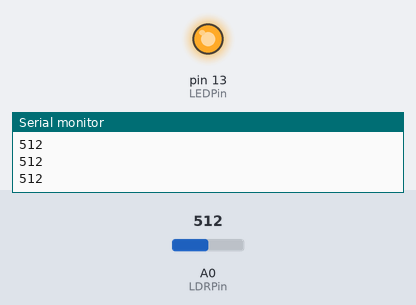
Bench run of a sketch on a simulated Arduino Uno, built with avr-gcc and run on an emulated ATmega328P. On the bench: output pins drawn as LEDs (lit = HIGH), the last lines printed to the serial monitor. The test bench sets the inputs (shaded band); at power-on: A0 (LDRPin) = 512.

Above: at 1.2 s.
1.3 s: A0 (LDRPin) set to 486
At 2.2 s:
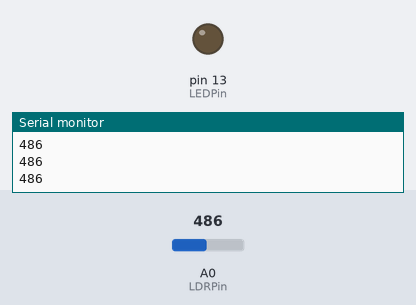
2.8 s: A0 (LDRPin) set to 510
At 3.5 s:
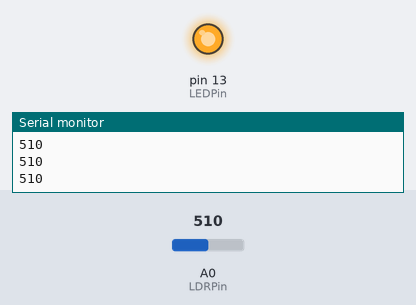
4.3 s: A0 (LDRPin) set to 490
At 4.8 s:
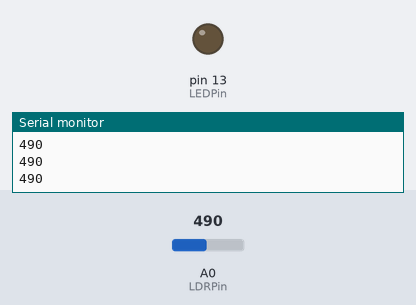
Timing chart, 0 to 7.3 s (numbered marks = the images above; inputs shaded):
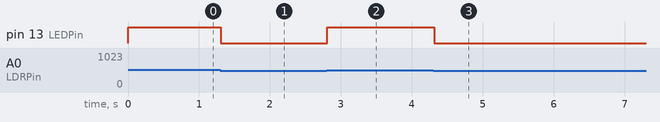

Measured:
- the behaviour switches between 501 and 500 on A0 (LDRPin) (found by bisection; images 0 and 1)
- after the input at 1.3 s, pin 13 (LEDPin): HIGH → LOW at once
- after the input at 2.8 s, pin 13 (LEDPin): LOW → HIGH at once
- after the input at 4.3 s, pin 13 (LEDPin): HIGH → LOW at once

The sketch:

ldr.ino
```cpp
// Define pins
const int LDRPin = A0 ; // LDR connected to analog pin A0
const int LEDPin = 13; // LED connected to digital pin 13

// Define the threshold value for LDR
int threshold = 500; // Adjust this value based on your LDR readings

void setup() {
  // Initialize the LED pin as output
  pinMode(LEDPin, OUTPUT);

  // Initialize serial communication for debugging
  Serial.begin(9600);
}

void loop() {
  // Read the LDR value
  int LDRValue = analogRead(LDRPin);

  // Print the LDR value to the serial monitor for debugging
  Serial.println(LDRValue);

  // Check if the LDR value is above the threshold
  if (LDRValue > threshold) {
    // Turn on the LED
    digitalWrite(LEDPin, HIGH);
  } else {
    // Turn off the LED
    digitalWrite(LEDPin, LOW);
  }

  // Add a small delay for stability
  delay(100);
}
```
